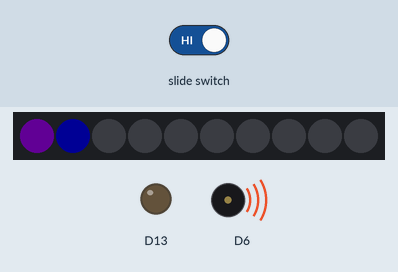
A sketch run on a simulated Adafruit Circuit Playground Express. On the bench: 10 RGB LEDs in strip order, left to right, output pins drawn as LEDs (lit = HIGH), buzzer (waves = sounding). The test bench sets the inputs (shaded band). Dim RGB values are drawn brighter than linear.

Above: at 10.4 s.
10.5 s: slide switch set LOW
At 11.6 s:
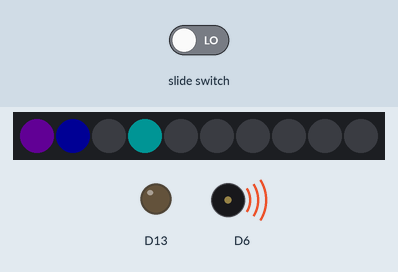
At 15.4 s:
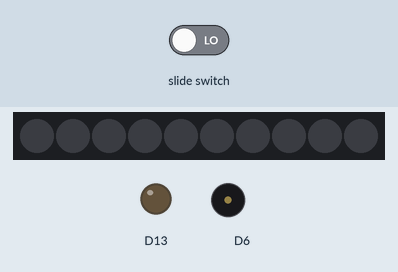
16.2 s: slide switch set HIGH
At 16.56 s:
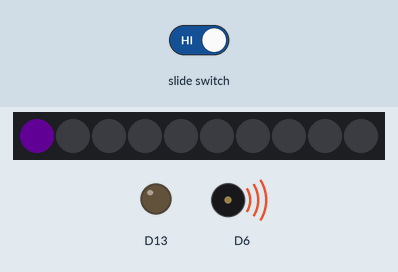
Timing chart, 0 to 27.9 s (numbered marks = the images above; inputs shaded):
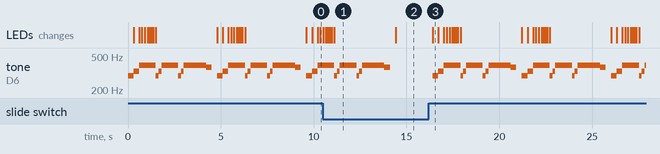

The sketch:

Baby_Shark.ino
```cpp
#include <Adafruit_CircuitPlayground.h>

bool slideSwitch;

void setup() {
  // put your setup code here, to run once:

  CircuitPlayground.begin();

/*************************************************
 Music Note Frequencies
 *************************************************/
#define NOTE_B0  31
#define NOTE_C1  33
#define NOTE_CS1 35
#define NOTE_D1  37
#define NOTE_DS1 39
#define NOTE_E1  41
#define NOTE_F1  44
#define NOTE_FS1 46
#define NOTE_G1  49
#define NOTE_GS1 52
#define NOTE_A1  55
#define NOTE_AS1 58
#define NOTE_B1  62
#define NOTE_C2  65
#define NOTE_CS2 69
#define NOTE_D2  73
#define NOTE_DS2 78
#define NOTE_E2  82
#define NOTE_F2  87
#define NOTE_FS2 93
#define NOTE_G2  98
#define NOTE_GS2 104
#define NOTE_A2  110
#define NOTE_AS2 117
#define NOTE_B2  123
#define NOTE_C3  131
#define NOTE_CS3 139
#define NOTE_D3  147
#define NOTE_DS3 156
#define NOTE_E3  165
#define NOTE_F3  175
#define NOTE_FS3 185
#define NOTE_G3  196
#define NOTE_GS3 208
#define NOTE_A3  220
#define NOTE_AS3 233
#define NOTE_B3  247
#define NOTE_C4  262
#define NOTE_CS4 277
#define NOTE_D4  294
#define NOTE_DS4 311
#define NOTE_E4  330
#define NOTE_F4  349
#define NOTE_FS4 370
#define NOTE_G4  392
#define NOTE_GS4 415
#define NOTE_A4  440
#define NOTE_AS4 466
#define NOTE_B4  494
#define NOTE_C5  523
#define NOTE_CS5 554
#define NOTE_D5  587
#define NOTE_DS5 622
#define NOTE_E5  659
#define NOTE_F5  698
#define NOTE_FS5 740
#define NOTE_G5  784
#define NOTE_GS5 831
#define NOTE_A5  880
#define NOTE_AS5 932
#define NOTE_B5  988
#define NOTE_C6  1047
#define NOTE_CS6 1109
#define NOTE_D6  1175
#define NOTE_DS6 1245
#define NOTE_E6  1319
#define NOTE_F6  1397
#define NOTE_FS6 1480
#define NOTE_G6  1568
#define NOTE_GS6 1661
#define NOTE_A6  1760
#define NOTE_AS6 1865
#define NOTE_B6  1976
#define NOTE_C7  2093
#define NOTE_CS7 2217
#define NOTE_D7  2349
#define NOTE_DS7 2489
#define NOTE_E7  2637
#define NOTE_F7  2794
#define NOTE_FS7 2960
#define NOTE_G7  3136
#define NOTE_GS7 3322
#define NOTE_A7  3520
#define NOTE_AS7 3729
#define NOTE_B7  3951
#define NOTE_C8  4186
#define NOTE_CS8 4435
#define NOTE_D8  4699
#define NOTE_DS8 4978

// Define note durations.  You only need to adjust the whole note
// time and other notes will be subdivided from it directly.
#define WHOLE         1200       // Length of time in milliseconds of a whole note (i.e. a full bar).
#define HALF          WHOLE/2
#define QUARTER       HALF/2
#define EIGHTH        QUARTER/2
#define EIGHTH_TRIPLE QUARTER/3
#define SIXTEENTH     EIGHTH/2
}

void loop() {
  // put your main code here, to run repeatedly:
  slideSwitch = CircuitPlayground.slideSwitch();

  CircuitPlayground.clearPixels();

  if (slideSwitch) {
    // D = Purple = (166, 0, 255)
    // E = Blue = (0, 0, 255)
    // F = Green = (0, 143, 0)
    // G = Cyan = (0, 255, 255)
    CircuitPlayground.setPixelColor(0, 166, 0, 255);
    CircuitPlayground.playTone(NOTE_D4, QUARTER);

    CircuitPlayground.setPixelColor(1, 0, 0, 255);
    CircuitPlayground.playTone(NOTE_E4, QUARTER);

    CircuitPlayground.setPixelColor(3, 0, 255, 255);
    CircuitPlayground.playTone(NOTE_G4, EIGHTH);
    CircuitPlayground.setPixelColor(3, 0, 0, 0);
    CircuitPlayground.playTone(NOTE_G4, EIGHTH);
    CircuitPlayground.setPixelColor(3, 0, 255, 255);
    CircuitPlayground.playTone(NOTE_G4, EIGHTH);
    CircuitPlayground.setPixelColor(3, 0, 0, 0);
    CircuitPlayground.playTone(NOTE_G4, SIXTEENTH);
    CircuitPlayground.setPixelColor(3, 0, 255, 255);
    CircuitPlayground.playTone(NOTE_G4, SIXTEENTH);
    CircuitPlayground.setPixelColor(3, 0, 0, 0);
    CircuitPlayground.playTone(NOTE_G4, SIXTEENTH);
    CircuitPlayground.setPixelColor(3, 0, 255, 255);
    CircuitPlayground.playTone(NOTE_G4, SIXTEENTH);
    CircuitPlayground.setPixelColor(3, 0, 0, 0);
    CircuitPlayground.playTone(NOTE_G4, EIGHTH);
    CircuitPlayground.setPixelColor(3, 0, 255, 255);

    CircuitPlayground.playTone(NOTE_D4, EIGHTH);
    CircuitPlayground.playTone(NOTE_E4, EIGHTH);
    CircuitPlayground.playTone(NOTE_G4, EIGHTH);
    CircuitPlayground.playTone(NOTE_G4, EIGHTH);
    CircuitPlayground.playTone(NOTE_G4, EIGHTH);
    CircuitPlayground.playTone(NOTE_G4, SIXTEENTH);
    CircuitPlayground.playTone(NOTE_G4, SIXTEENTH);
    CircuitPlayground.playTone(NOTE_G4, SIXTEENTH);
    CircuitPlayground.playTone(NOTE_G4, SIXTEENTH);
    CircuitPlayground.playTone(NOTE_G4, EIGHTH);

    CircuitPlayground.playTone(NOTE_D4, EIGHTH);
    CircuitPlayground.playTone(NOTE_E4, EIGHTH);
    CircuitPlayground.playTone(NOTE_G4, EIGHTH);
    CircuitPlayground.playTone(NOTE_G4, EIGHTH);
    CircuitPlayground.playTone(NOTE_G4, EIGHTH);
    CircuitPlayground.playTone(NOTE_G4, SIXTEENTH);
    CircuitPlayground.playTone(NOTE_G4, SIXTEENTH);
    CircuitPlayground.playTone(NOTE_G4, SIXTEENTH);
    CircuitPlayground.playTone(NOTE_G4, SIXTEENTH);
    CircuitPlayground.playTone(NOTE_G4, EIGHTH);

    CircuitPlayground.playTone(NOTE_G4, EIGHTH);
    CircuitPlayground.playTone(NOTE_G4, EIGHTH);
    CircuitPlayground.playTone(NOTE_FS4, QUARTER);

    delay(QUARTER);
  } else {
    delay(2000);
  }

}
```

Measured:
- after the input at 10.5 s, tone on D6: goes on until 14.1 s, then stays silent
- after the input at 16.2 s, tone on D6: silent → 294 Hz after 0.22 s, then repeats every 4.8 s: 330 Hz 0.30 s, 392 Hz 0.90 s, 294 Hz 0.15 s, 330 Hz 0.15 s, 392 Hz 0.90 s, 294 Hz 0.15 s, 330 Hz 0.15 s, 392 Hz 1.2 s, 370 Hz 0.30 s, silent 0.30 s, 294 Hz 0.30 s; the LEDs: change after 0.22 s (image 3)
- by itself, tone on D6: repeats every 4.8 s: 330 Hz 0.30 s, 392 Hz 0.90 s, 294 Hz 0.15 s, 330 Hz 0.15 s, 392 Hz 0.90 s, 294 Hz 0.15 s, 330 Hz 0.15 s, 392 Hz 1.2 s, 370 Hz 0.30 s, silent 0.30 s, 294 Hz 0.30 s
- what the display in image 1 shows lasts 3.3 s, from 11.1 s to 14.4 s
